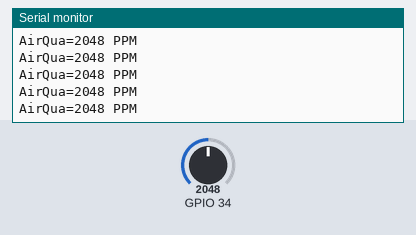
A sketch run on a simulated ESP32. On the bench: the last lines printed to the serial monitor. Inputs (shaded band) come from the test bench; at power-on: GPIO 34 = 2048.

Above: at 1.2 s.
1.3 s: GPIO 34 set to 2866
At 1.31 s:
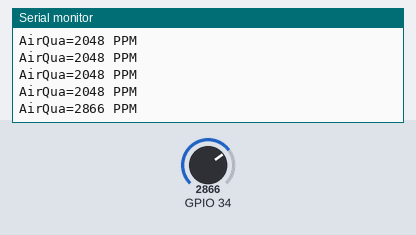
2.8 s: GPIO 34 set to 3603
At 2.81 s:
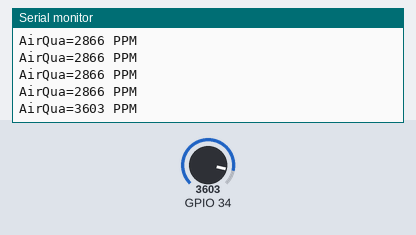
Timing chart, 0 to 5.8 s (numbered marks = the images above; inputs shaded):
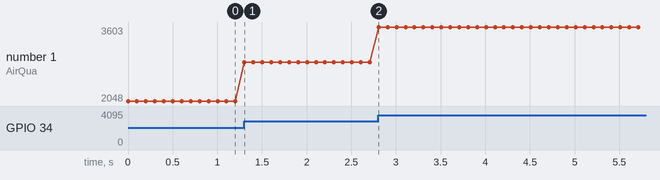

Measured:
- after the input at 1.3 s, the serial monitor: prints a new line at once (image 1)
- after the input at 2.8 s, the serial monitor: prints a new line at once (image 2)
- plotted number 1: 2048 → 2866 after the input at 1.3 s, 2866 → 3603 after the input at 2.8 s

The sketch:

MQ6.ino
```cpp
int sensorValue;
void setup() {
  Serial.begin(9600);  // sets the serial port to 9600
}
void loop() {
  sensorValue = analogRead(34);  // read analog input pin 0
  Serial.print("AirQua=");
  Serial.print(sensorValue, DEC);  // prints the value read
  Serial.println(" PPM");
  delay(100);  // wait 100ms for next reading
}
```
